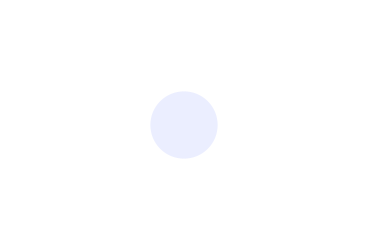
Frame 1 (no input)
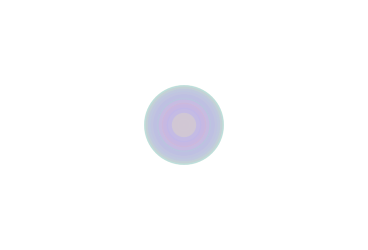
Frame 60 (the mouse pressed at the canvas centre just before this capture)
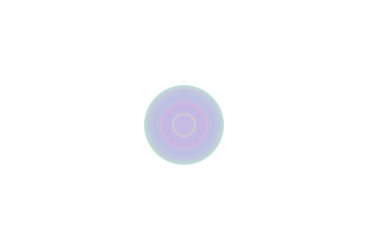
Frame 120 (the mouse held since frame 60 and released just before this capture)

The Processing sketch that drew these frames (run headless with seeded random() and noise(); from frame 60 on, the mouse is pressed at the canvas centre):

// Processing sketch: processing_15650
// ── processing_15650.pde

int counter;

void setup() {  //setup function called initially, only once
  size(368, 250);
  background(255);  //set background white
  colorMode(HSB);   //set colors to Hue, Saturation, Brightness mode
  counter = 0;
}

void draw() {  //draw function loops 
  counter++;
  noStroke();
  fill(random(255),100,255,50);
  
  if(mousePressed == true) { //add some interaction
    ellipse(mouseX, mouseY, 20, 20);
  }
  else {
    ellipse(width/2, height/2, 80*sin(counter), 80*sin(counter));
  }
}

                
                                
